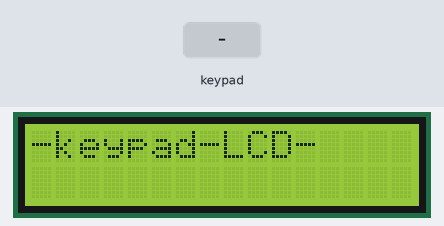
A sketch run on a simulated Arduino Uno, built with avr-gcc and run on an emulated ATmega328P. On the bench: 16×2 character LCD. The test bench sets the inputs (shaded band).

Above: at 1.2 s.
1.3 s: keypad keys 2 3 4 5 # pressed 0.4 s apart
At 3.8 s:
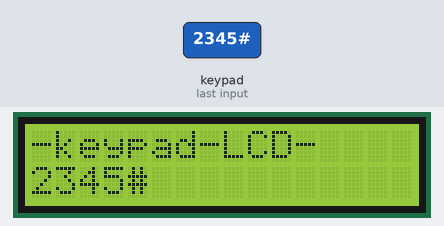
4.8 s: key '*' pressed
At 5.3 s:
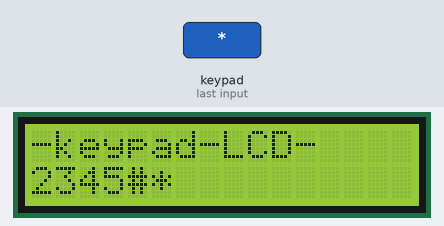
6.3 s: key '#' pressed
At 7.5 s:
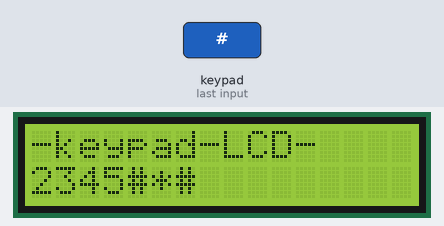
7.8 s: keypad keys 2 3 4 5 * pressed 0.4 s apart
At 9.9 s:
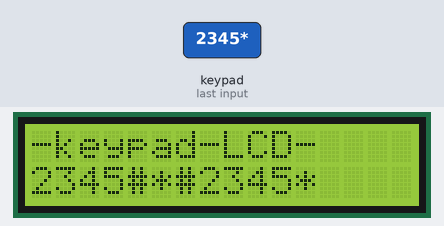
11.3 s: keypad keys 6 7 9 # pressed 0.4 s apart
At 13.5 s:
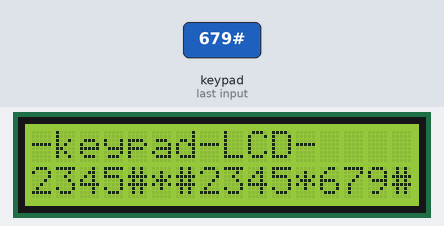
Timing chart, 0 to 15.0 s (numbered marks = the images above; inputs shaded):
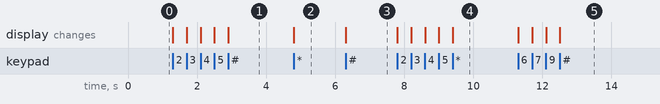

The sketch:

keypad_LCD.ino
```cpp
#include <Keypad.h>
#include <LiquidCrystal.h>
const byte ROWS = 4; //four rows
const byte COLS = 3; //three columns
char keys[ROWS][COLS] = {
  {'1','2','3' },
  {'4','5','6' },
  {'7','8','9' },
  {'*','0','#' }
};
byte rowPins[ROWS] = {2, 3, 4, 5}; //connect to the row pinouts of the keypad
byte colPins[COLS] = {6, 7, 9}; //connect to the column pinouts of the keypad
LiquidCrystal lcd(19,18,17,16,15,14);
Keypad keypad = Keypad( makeKeymap(keys), rowPins, colPins, ROWS, COLS );

void setup(){
  lcd.begin(16,2);
  lcd.print("-keypad-LCD-");
  lcd.setCursor(0,1);
}

void loop(){
  char key = keypad.getKey();

  if (key != NO_KEY){
    lcd.print(key);
  }
}
```

Measured:
- after the input at 1.3 s, the display: first changes at once (image 1 shows a later state)
- after the input at 4.8 s, the display: changes at once (image 2)
- after the input at 6.3 s, the display: changes at once (image 3)
- after the input at 7.8 s, the display: first changes at once (image 4 shows a later state)
- after the input at 11.3 s, the display: first changes at once (image 5 shows a later state)
